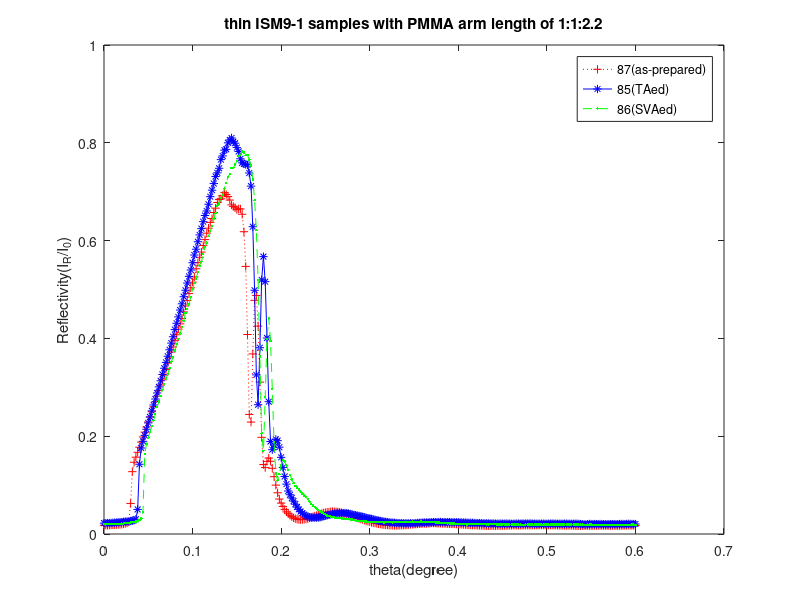

Source code (MATLAB): (Note: this script raises an error after producing the figure.)
data1=load('87.txt');
samth1=data1(:,1);
Epoch1=data1(:,2);
sec1=data1(:,3);
CESR1=data1(:,4);
Imon1=data1(:,5);
Idet1=data1(:,6);
Y1=(Idet1./Imon1);

data2=load('85.txt');
samth2=data2(:,1);
Epoch2=data2(:,2);
sec2=data2(:,3);
CESR2=data2(:,4);
Imon2=data2(:,5);
Idet2=data2(:,6);
Y2=(Idet2./Imon2);

data3=load('86.txt');
samth3=data3(:,1);
Epoch3=data3(:,2);
sec3=data3(:,3);
CESR3=data3(:,4);
Imon3=data3(:,5);
Idet3=data3(:,6);
Y3=(Idet3./Imon3);

nmlambda=0.1164;

X1=samth1;
X2=samth2;
X3=samth3;

plot(X1,Y1,'r+:')
hold on
plot(X2,Y2,'b*-')
hold on
plot(X3,Y3,'g.--')

xlabel('theta(degree)')
ylabel('Reflectivity(I_R/I_0)')
title('thin ISM9-1 samples with PMMA arm length of 1:1:2.2')
legend('87(as-prepared)','85(TAed)','86(SVAed)')

hold off

%%
%select dat11,data22 and data33 by brush tool in the figure from the very
%linear section of the reflectivity curves

Y11=data11(:,2);
Y22=data22(:,2);
Y33=data33(:,2);
X11=data11(:,1);
X22=data22(:,1);
X33=data33(:,1);

p1=polyfit(X11,Y11,1);
m1=p1(:,1);
b1=p1(:,2);
p2=polyfit(X22,Y22,1);
m2=p2(:,1);
b2=p2(:,2);
p3=polyfit(X33,Y33,1);
m3=p3(:,1);
b3=p3(:,2);

Y111=polyval(p1,X11);
Y222=polyval(p2,X22);
Y333=polyval(p3,X33);

figure

plot(X1,Y1,'r+:')
hold on
plot(X2,Y2,'b*-')
hold on
plot(X3,Y3,'g.--')

hold on

plot(X11,Y111,'lineWidth',2,'Color','k')
hold on
plot(X22,Y222,'lineWidth',2,'Color','k')
hold on
plot(X33,Y333,'lineWidth',2,'Color','k')

xlabel('theta(degree)')
ylabel('Reflectivity(I_R/I_0)')
title('thin ISM9-1 samples with PMMA arm length of 1:1:2.2(before alignning)')
legend('87(as-prepared)','85(TAed)','86(SVAed)','corresponding linear fits')
hold off

%%

samth11=samth1+(b1/m1);
samth22=samth2+(b2/m2);
samth33=samth3+(b3/m3);

figure
plot(samth11,Y1,'r+:')
hold on
plot(samth22,Y2,'b*-')
hold on
plot(samth33,Y3,'g.--')

xlabel('theta(degree)')
ylabel('Reflectivity(I_R/I_0)')
title('thin ISM9-1 samples with PMMA arm length of 1:1:2.2(after aligning)')
legend('87(as-prepared)','85(TAed)','86(SVAed)')
hold off


%%

X1111=(4*pi*sind(samth11))./nmlambda;
X2222=(4*pi*sind(samth22))./nmlambda;
X3333=(4*pi*sind(samth33))./nmlambda;

figure
semilogy(X1111,Y1,'r+:')
hold on
semilogy(X2222,Y2,'b*-')
hold on
semilogy(X3333,Y3,'g.--')

xlabel('q_z(Å^{-1})')
ylabel('Reflectivity(I_R/I_0)')
title('Aligned reflectivity curves of thin ISM9-1 samples with PMMA arm length of 1:1:2.2')
legend('87(as-prepared)','85(TAed)','86(SVAed)')

% From Elements xray book
r0=2.82e-5;        % Thompson scattering length in Å
rho=4.678;         % electron density in electrons/Angs^3
b=0.0115;          % parameter b_mu
Delta=10.*2.*pi;         % thickness of film in Angs
sigma=0.0;         % surface roughness in Angs
 
Qc=4*sqrt(pi*rho*r0);
Q=0:0.001:1;
q=Q/Qc;
Qp=Qc*sqrt(q.^2-1+2*sqrt(-1)*b); 

rQ=(Q-Qp)./(Q+Qp);
r_slab=rQ.*(1-exp(i*Qp*Delta))./(1-rQ.^2.*exp(i*Qp*Delta));
r_slab=r_slab.*exp(-Q.^2*sigma^2/2);
line(Q,r_slab.*conj(r_slab),'LineWidth',1.0,'Color','b');

hold off












